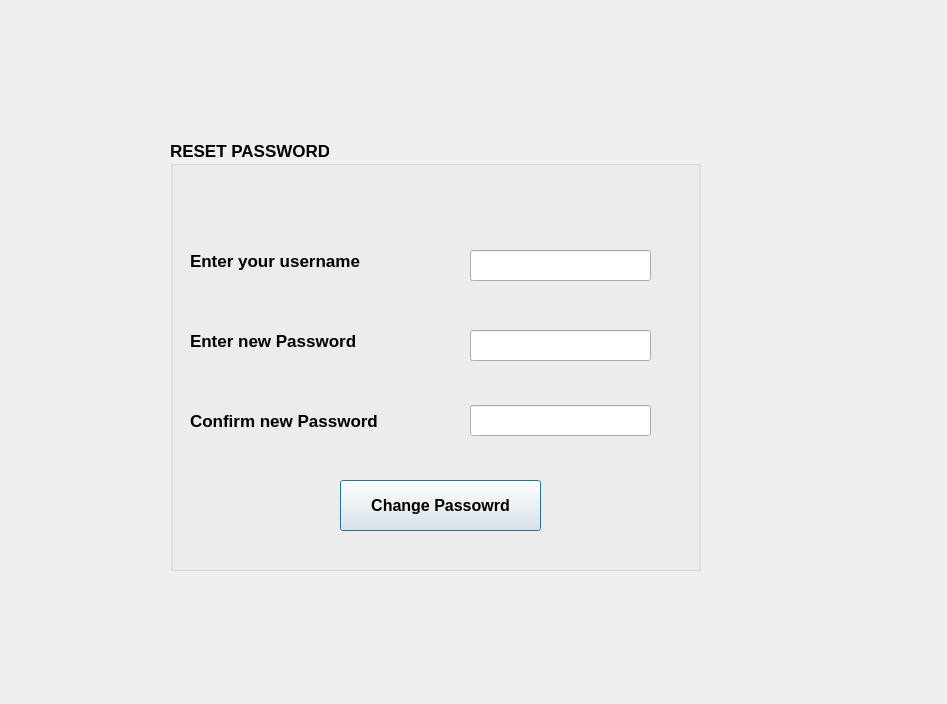
<?xml version="1.0" encoding="UTF-8"?>
<ui version="4.0">
 <class>forgetPasswordgui</class>
 <widget class="QDialog" name="forgetPasswordgui">
  <property name="geometry">
   <rect>
    <x>0</x>
    <y>0</y>
    <width>947</width>
    <height>704</height>
   </rect>
  </property>
  <property name="windowTitle">
   <string>Dialog</string>
  </property>
  <widget class="QLabel" name="label">
   <property name="geometry">
    <rect>
     <x>-330</x>
     <y>-40</y>
     <width>1281</width>
     <height>791</height>
    </rect>
   </property>
   <property name="styleSheet">
    <string notr="true">image: url(:/res/vecteezy_zigzag-blue-background-epl-english-premier-league-thumbnail_35674784.jpg);</string>
   </property>
   <property name="text">
    <string>l</string>
   </property>
  </widget>
  <widget class="QGroupBox" name="groupBox">
   <property name="geometry">
    <rect>
     <x>170</x>
     <y>140</y>
     <width>531</width>
     <height>431</height>
    </rect>
   </property>
   <property name="font">
    <font>
     <pointsize>13</pointsize>
     <bold>true</bold>
    </font>
   </property>
   <property name="title">
    <string>RESET PASSWORD</string>
   </property>
   <widget class="QLabel" name="label_2">
    <property name="geometry">
     <rect>
      <x>20</x>
      <y>100</y>
      <width>231</width>
      <height>41</height>
     </rect>
    </property>
    <property name="text">
     <string>Enter your username</string>
    </property>
   </widget>
   <widget class="QLabel" name="label_3">
    <property name="geometry">
     <rect>
      <x>20</x>
      <y>180</y>
      <width>231</width>
      <height>41</height>
     </rect>
    </property>
    <property name="text">
     <string>Enter new Password</string>
    </property>
   </widget>
   <widget class="QLabel" name="label_4">
    <property name="geometry">
     <rect>
      <x>20</x>
      <y>260</y>
      <width>251</width>
      <height>41</height>
     </rect>
    </property>
    <property name="text">
     <string>Confirm new Password</string>
    </property>
   </widget>
   <widget class="QLineEdit" name="lineEdit">
    <property name="geometry">
     <rect>
      <x>300</x>
      <y>110</y>
      <width>181</width>
      <height>31</height>
     </rect>
    </property>
   </widget>
   <widget class="QLineEdit" name="lineEdit_2">
    <property name="geometry">
     <rect>
      <x>300</x>
      <y>190</y>
      <width>181</width>
      <height>31</height>
     </rect>
    </property>
   </widget>
   <widget class="QLineEdit" name="lineEdit_3">
    <property name="geometry">
     <rect>
      <x>300</x>
      <y>265</y>
      <width>181</width>
      <height>31</height>
     </rect>
    </property>
   </widget>
   <widget class="QPushButton" name="pushButton">
    <property name="geometry">
     <rect>
      <x>170</x>
      <y>340</y>
      <width>201</width>
      <height>51</height>
     </rect>
    </property>
    <property name="font">
     <font>
      <pointsize>12</pointsize>
      <bold>true</bold>
     </font>
    </property>
    <property name="text">
     <string>Change Passowrd</string>
    </property>
   </widget>
  </widget>
 </widget>
 <resources/>
 <connections/>
</ui>
